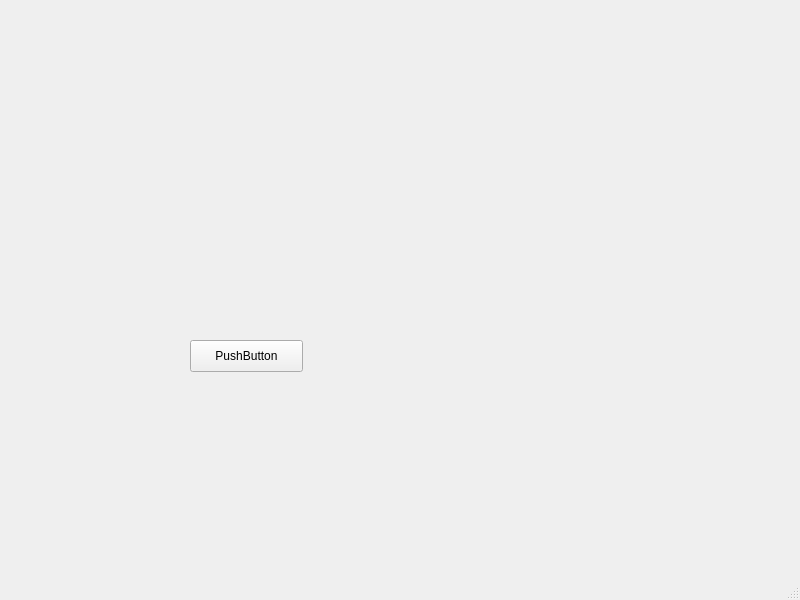
<?xml version="1.0" encoding="UTF-8"?>
<ui version="4.0">
 <class>MainWindow</class>
 <widget class="QMainWindow" name="MainWindow">
  <property name="geometry">
   <rect>
    <x>0</x>
    <y>0</y>
    <width>800</width>
    <height>600</height>
   </rect>
  </property>
  <property name="windowTitle">
   <string>MainWindow</string>
  </property>
  <widget class="QWidget" name="centralwidget">
   <widget class="QPushButton" name="drawButton">
    <property name="geometry">
     <rect>
      <x>190</x>
      <y>340</y>
      <width>113</width>
      <height>32</height>
     </rect>
    </property>
    <property name="text">
     <string>PushButton</string>
    </property>
   </widget>
  </widget>
  <widget class="QMenuBar" name="menubar">
   <property name="geometry">
    <rect>
     <x>0</x>
     <y>0</y>
     <width>800</width>
     <height>22</height>
    </rect>
   </property>
  </widget>
  <widget class="QStatusBar" name="statusbar"/>
 </widget>
 <resources/>
 <connections/>
</ui>
